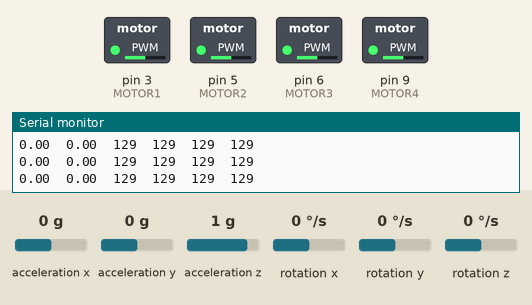
Recording of a sketch running on a simulated Arduino Uno, built with avr-gcc and run on an emulated ATmega328P. On the bench: switched loads named in the sketch (green lamp = pin HIGH), the last lines printed to the serial monitor. Inputs (shaded band) come from the test bench; at power-on: acceleration x 0 g, acceleration z 1 g, acceleration y 0 g, rotation x 0 °/s, rotation y 0 °/s, rotation z 0 °/s.

Above: at 4.2 s.
4.3 s: acceleration x set to -1.4 g
At 7.0 s:
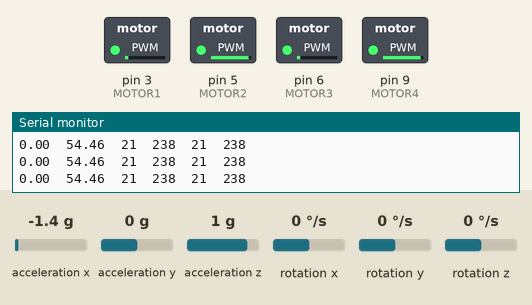
7.3 s: acceleration z set to 0 g
At 8.0 s:
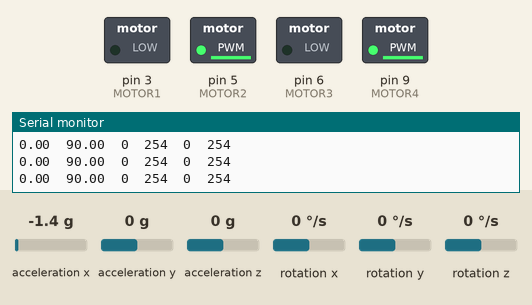
9.1 s: acceleration y set to -0.8 g
At 9.27 s:
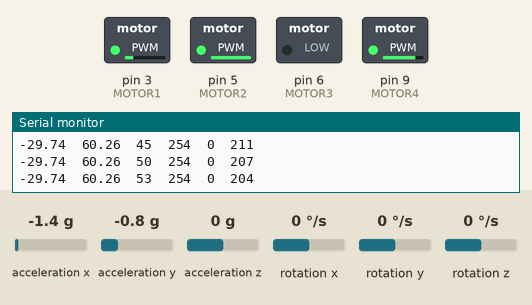
11.0 s: acceleration x set to -0.8 g
At 12.2 s:
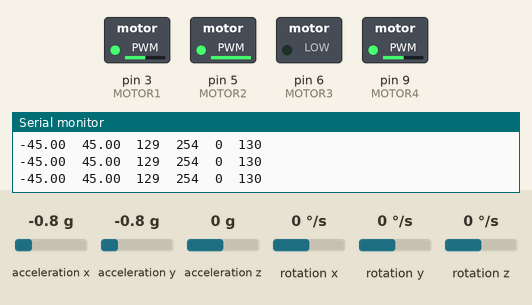
12.9 s: acceleration y set to -1.4 g
At 13.7 s:
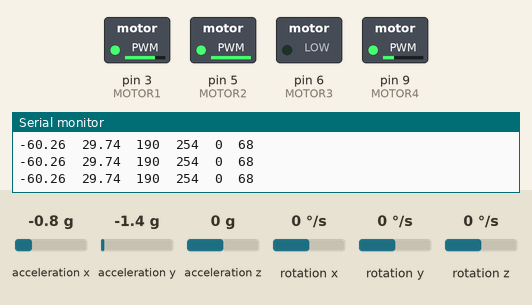
14.8 s: acceleration x set to 0.8 g
At 16.3 s:
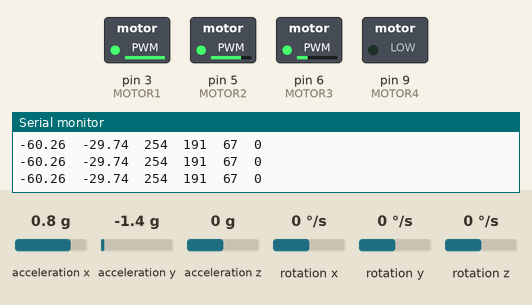
Timing chart, 0 to 17.7 s (numbered marks = the images above; inputs shaded):
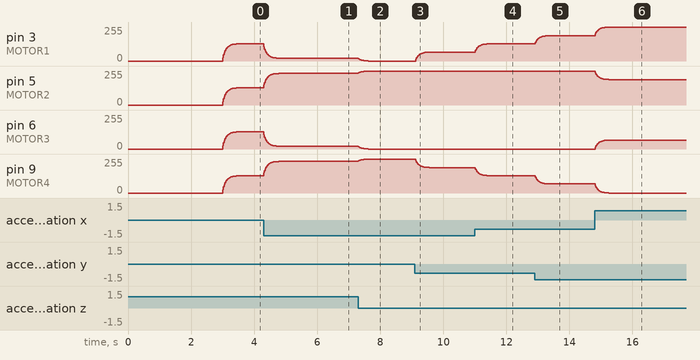

The sketch:

arduino_ok.ino
```cpp
#include <Wire.h>
#include <MPU6050_light.h>

// MPU6050
MPU6050 mpu(Wire);

// Motor PWM pins
#define MOTOR1 3
#define MOTOR2 5
#define MOTOR3 6
#define MOTOR4 9

// PID constants (tách riêng)
float Kp_pitch = 2.0, Ki_pitch = 0.0, Kd_pitch = 0.0;
float Kp_roll = 2.0, Ki_roll = 0.0, Kd_roll = 0.0;

// PID variables
float errorPitch, errorRoll;
float prevErrorPitch = 0, prevErrorRoll = 0;
float integralPitch = 0, integralRoll = 0;

// PWM filter
float filteredM1 = 0, filteredM2 = 0, filteredM3 = 0, filteredM4 = 0;
float alpha = 0.2;

// Base throttle
int baseThrottle = 130;

void setup() {
  Serial.begin(115200);
  Wire.begin();
  mpu.begin();
  mpu.calcGyroOffsets(); // Giữ máy phẳng khi chạy dòng này

  pinMode(MOTOR1, OUTPUT);
  pinMode(MOTOR2, OUTPUT);
  pinMode(MOTOR3, OUTPUT);
  pinMode(MOTOR4, OUTPUT);

  Serial.println("Pitch\tRoll\tM1\tM2\tM3\tM4");  // Tiêu đề cho Plotter
}

void loop() {
  mpu.update();

  float pitch = mpu.getAngleX();
  float roll  = mpu.getAngleY();

  // === PID PITCH ===
  errorPitch = 0 - pitch;
  integralPitch += errorPitch;
  float derivativePitch = errorPitch - prevErrorPitch;
  float pidPitch = Kp_pitch * errorPitch + Ki_pitch * integralPitch + Kd_pitch * derivativePitch;
  prevErrorPitch = errorPitch;

  // === PID ROLL ===
  errorRoll = 0 - roll;
  integralRoll += errorRoll;
  float derivativeRoll = errorRoll - prevErrorRoll;
  float pidRoll = Kp_roll * errorRoll + Ki_roll * integralRoll + Kd_roll * derivativeRoll;
  prevErrorRoll = errorRoll;

  // === Motor Mix ===
  int m1 = constrain(baseThrottle + pidPitch + pidRoll, 0, 255);
  int m2 = constrain(baseThrottle + pidPitch - pidRoll, 0, 255);
  int m3 = constrain(baseThrottle - pidPitch + pidRoll, 0, 255);
  int m4 = constrain(baseThrottle - pidPitch - pidRoll, 0, 255);

  // === Filter ===
  filteredM1 = (1 - alpha) * filteredM1 + alpha * m1;
  filteredM2 = (1 - alpha) * filteredM2 + alpha * m2;
  filteredM3 = (1 - alpha) * filteredM3 + alpha * m3;
  filteredM4 = (1 - alpha) * filteredM4 + alpha * m4;

  // === Output to motors ===
  analogWrite(MOTOR1, (int)filteredM1);
  analogWrite(MOTOR2, (int)filteredM2);
  analogWrite(MOTOR3, (int)filteredM3);
  analogWrite(MOTOR4, (int)filteredM4);

  // === Serial Plotter ===
  Serial.print(pitch); Serial.print("\t");
  Serial.print(roll);  Serial.print("\t");
  Serial.print((int)filteredM1); Serial.print("\t");
  Serial.print((int)filteredM2); Serial.print("\t");
  Serial.print((int)filteredM3); Serial.print("\t");
  Serial.println((int)filteredM4);

  delay(20);  // ~50Hz update rate
}
```

Measured:
- after the input at 4.3 s, pin 3 (MOTOR1), pin 6 (MOTOR3): moves from 129/255 to 21/255 over 0.50 s, starting at once; pin 5 (MOTOR2), pin 9 (MOTOR4): moves from 129/255 to 238/255 over 1.6 s, starting at once
- after the input at 7.3 s, pin 3 (MOTOR1), pin 6 (MOTOR3): moves from 21/255 to 0/255 over 0.31 s, starting at once; pin 5 (MOTOR2), pin 9 (MOTOR4): moves from 238/255 to 254/255 over 0.29 s, starting at once
- after the input at 9.1 s, pin 3 (MOTOR1): moves from 0/255 to 67/255 over 0.43 s, starting at once; pin 9 (MOTOR4): moves from 254/255 to 191/255 over 0.43 s, starting at once
- after the input at 11.0 s, pin 3 (MOTOR1): moves from 67/255 to 129/255 over 0.43 s, starting at once; pin 9 (MOTOR4): moves from 191/255 to 130/255 over 0.43 s, starting at once
- after the input at 12.9 s, pin 3 (MOTOR1): moves from 129/255 to 190/255 over 0.43 s, starting at once; pin 9 (MOTOR4): moves from 130/255 to 68/255 over 0.43 s, starting at once
- after the input at 14.8 s, pin 3 (MOTOR1): moves from 190/255 to 254/255 over 0.43 s, starting at once; pin 5 (MOTOR2): moves from 254/255 to 191/255 over 0.43 s, starting at once; pin 6 (MOTOR3): moves from 0/255 to 67/255 over 0.43 s, starting at once; pin 9 (MOTOR4): moves from 68/255 to 0/255 over 0.43 s, starting at once
